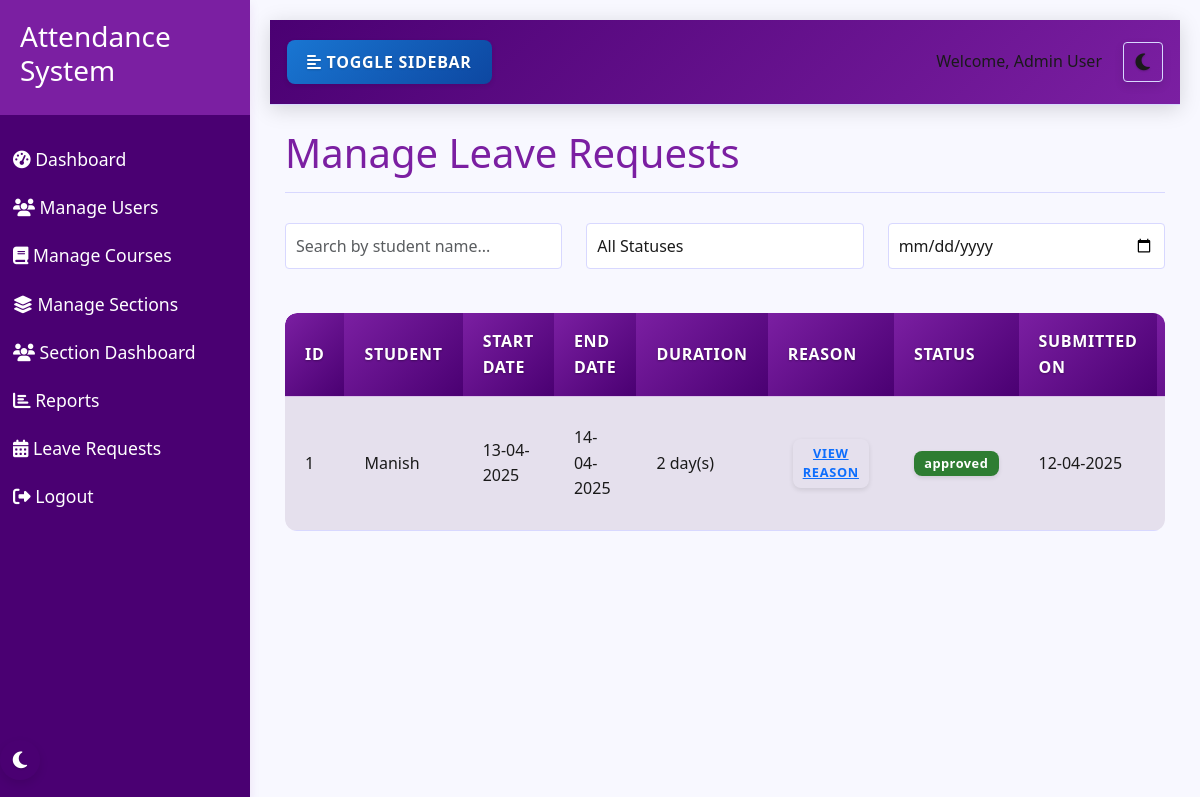
The page /admin/leaves (signed in) on the database its author committed.
### models.py (models this page shows, shortened)
class User(db.Model, UserMixin):
    id = db.Column(db.Integer, primary_key=True)
    name = db.Column(db.String(100), nullable=False)
    email = db.Column(db.String(100), unique=True, nullable=False)
    password = db.Column(db.String(200), nullable=False)
    role = db.Column(db.String(20), nullable=False)  # 'admin', 'faculty', 'student'
    department = db.Column(db.String(100), nullable=True)
    profile_pic = db.Column(db.String(200), nullable=True)
    created_at = db.Column(db.DateTime, default=datetime.utcnow)
    attendances = db.relationship('Attendance', foreign_keys='Attendance.user_id', backref='user', lazy=True)
    marked_attendances = db.relationship('Attendance', foreign_keys='Attendance.marked_by', backref='marked_by_user', lazy=True)
    leave_requests = db.relationship('LeaveRequest', foreign_keys='LeaveRequest.user_id', backref='user', lazy=True)
    approved_leaves = db.relationship('LeaveRequest', foreign_keys='LeaveRequest.approved_by', backref='approved_by_user', lazy=True)
    student_sections = db.relationship('Section', secondary=section_students, backref=db.backref('students', lazy='dynamic'))
    teacher_sections = db.relationship('Section', secondary=section_teachers, backref=db.backref('teachers', lazy='dynamic'))

class LeaveRequest(db.Model):
    id = db.Column(db.Integer, primary_key=True)
    user_id = db.Column(db.Integer, db.ForeignKey('user.id'), nullable=False)
    start_date = db.Column(db.Date, nullable=False)
    end_date = db.Column(db.Date, nullable=False)
    reason = db.Column(db.Text, nullable=False)
    status = db.Column(db.String(20), default='pending')  # 'pending', 'approved', 'rejected'
    approved_by = db.Column(db.Integer, db.ForeignKey('user.id'), nullable=True)
    created_at = db.Column(db.DateTime, default=datetime.utcnow)

### routes/admin.py (the view)
@admin_bp.route('/leaves')
@login_required
def manage_leaves():
    if current_user.role != 'admin':
        flash('Access denied. Admin privileges required.', 'danger')
        return redirect(url_for('index'))
    leave_requests = LeaveRequest.query.order_by(LeaveRequest.created_at.desc()).all()
    return render_template('admin/manage_leaves.html', leave_requests=leave_requests)

### app.py (called while the page is built)
@login_manager.user_loader
def load_user(user_id):
    return User.query.get(int(user_id))

### templates/admin/manage_leaves.html (shortened to what this page needs)
{% extends 'base.html' %}
{% block content %}
<div class="manage-leaves">
    <div class="page-header">
        <h1>Manage Leave Requests</h1>
    </div>
    <div class="leave-filters mb-4">
        <div class="row">
            <div class="col-md-4">
                <div class="form-group">
                    <input type="text" id="leaveSearch" class="form-control" placeholder="Search by student name...">
                </div>
            </div>
            <div class="col-md-4">
                <div class="form-group">
                    <select id="statusFilter" class="form-control">
                        <option value="all">All Statuses</option>
                    </select>
                </div>
            </div>
            <div class="col-md-4">
                <div class="form-group">
                    <input type="date" id="dateFilter" class="form-control" placeholder="Filter by date">
                </div>
            </div>
        </div>
    </div>
    <div class="table-responsive">
        <table class="table table-striped" id="leavesTable">
            <thead>
                <tr>
                    <th>ID</th>
                    <th>Student</th>
                    <th>Start Date</th>
                    <th>End Date</th>
                    <th>Duration</th>
                    <th>Reason</th>
                    <th>Status</th>
                    <th>Submitted On</th>
                    <th>Actions</th>
                </tr>
            </thead>
            <tbody>
                {% for leave in leave_requests %}
                <tr data-status="{{ leave.status }}">
                    <td>{{ leave.id }}</td>
                    <td>{{ leave.user.name }}</td>
                    <td>{{ leave.start_date.strftime('%d-%m-%Y') }}</td>
                    <td>{{ leave.end_date.strftime('%d-%m-%Y') }}</td>
                    <td>{{ (leave.end_date - leave.start_date).days + 1 }} day(s)</td>
                    <td>
                        <button class="btn btn-sm btn-link view-reason" data-reason="{{ leave.reason }}">
                            View Reason
                        </button>
                    </td>
                    <td>
                        <span class="badge {% if leave.status == 'approved' %}badge-success{% elif leave.status == 'rejected' %}badge-danger{% else %}badge-warning{% endif %}">
                            {{ leave.status }}
                        </span>
                    </td>
                    <td>{{ leave.created_at.strftime('%d-%m-%Y') }}</td>
                    <td>
                    </td>
                </tr>
                {% endfor %}
            </tbody>
        </table>
    </div>
</div>
{% endblock %}

### templates/base.html (shortened to what this page needs)
<!DOCTYPE html>
<html lang="en">
<head>
    <link rel="stylesheet" href="https://cdn.jsdelivr.net/npm/bootstrap@5.3.0/dist/css/bootstrap.min.css">
    <link rel="stylesheet" href="{{ url_for('static', filename='css/style.css') }}">
    <link rel="stylesheet" href="{{ url_for('static', filename='css/themes.css') }}">
    <link rel="stylesheet" href="{{ url_for('static', filename='css/dark-mode-fixes.css') }}">
    <link rel="stylesheet" href="{{ url_for('static', filename='css/button-fixes.css') }}">
    <link rel="stylesheet" href="{{ url_for('static', filename='css/table-fixes.css') }}">
    <link rel="stylesheet" href="https://cdnjs.cloudflare.com/ajax/libs/font-awesome/6.4.0/css/all.min.css">
</head>
<body>
    <div class="wrapper">
        {% if current_user.is_authenticated %}
        <nav class="sidebar">
            <div class="sidebar-header">
                <h3>Attendance System</h3>
            </div>
            <ul class="list-unstyled components">
                {% if current_user.role == 'admin' %}
                <li>
                    <a href="{{ url_for('admin.dashboard') }}"><i class="fas fa-tachometer-alt"></i> Dashboard</a>
                </li>
                <li>
                    <a href="{{ url_for('admin.manage_users') }}"><i class="fas fa-users"></i> Manage Users</a>
                </li>
                <li>
                    <a href="{{ url_for('admin.manage_courses') }}"><i class="fas fa-book"></i> Manage Courses</a>
                </li>
                <li>
                    <a href="{{ url_for('admin.manage_sections') }}"><i class="fas fa-layer-group"></i> Manage Sections</a>
                </li>
                <li>
                    <a href="{{ url_for('section.dashboard') }}"><i class="fas fa-users"></i> Section Dashboard</a>
                </li>
                <li>
                    <a href="{{ url_for('admin.reports') }}"><i class="fas fa-chart-bar"></i> Reports</a>
                </li>
                <li>
                    <a href="{{ url_for('admin.manage_leaves') }}"><i class="fas fa-calendar-alt"></i> Leave Requests</a>
                </li>
                {% endif %}
                <li>
                    <a href="{{ url_for('logout') }}"><i class="fas fa-sign-out-alt"></i> Logout</a>
                </li>
            </ul>
            <div class="theme-toggle">
                <button class="theme-toggle-btn" aria-label="Toggle Dark Mode">
                </button>
            </div>
        </nav>
        {% endif %}
        <div id="content" class="{% if current_user.is_authenticated %}with-sidebar{% endif %}">
            {% if current_user.is_authenticated %}
            <nav class="navbar navbar-expand-lg navbar-light bg-light">
                <div class="container-fluid">
                    <button type="button" id="sidebarCollapse" class="btn btn-info">
                        <i class="fas fa-align-left"></i>
                        <span>Toggle Sidebar</span>
                    </button>
                    <div class="d-flex align-items-center">
                        <div class="user-info me-3">
                            <span>Welcome, {{ current_user.name }}</span>
                        </div>
                        <div class="theme-toggle-navbar">
                            <button class="theme-toggle-btn btn btn-sm btn-outline-secondary" aria-label="Toggle Dark Mode">
                            </button>
                        </div>
                    </div>
                </div>
            </nav>
            {% endif %}
            <div class="container mt-4">
                {% block content %}{% endblock %}
            </div>
        </div>
    </div>
</body>
</html>

### static/css/themes.css (style rules this page uses)
[data-theme="light"] { --primary-color: #7b1fa2; --primary-light: #ae52d4; --primary-dark: #4a0072; --accent-color: #ff5722; --text-light: #ffffff; --text-dark: #1a1a1a; --text-primary: #7b1fa2; --text-secondary: #5c6bc0; --background-light: #f8f8ff; --background-dark: #121212; --card-bg-light: #ffffff; --card-bg-dark: #1e1e1e; --border-color-light: #d8d8ff; --border-color-dark: #333333; --shadow-light: 0 4px 10px rgba(123, 31, 162, 0.1); --shadow-dark: 0 4px 10px rgba(0, 0, 0, 0.3); --success-color: #2e7d32; --warning-color: #f57c00; --danger-color: #d32f2f; --info-color: #1976d2; --navbar-bg: #f0e6ff; --input-bg: #ffffff; --input-text: #1a1a1a; --input-border: #d8d8ff; --modal-bg: #ffffff; --dropdown-bg: #ffffff; --dropdown-text: #1a1a1a; --dropdown-hover: #f0e6ff; --table-header-bg: #7b1fa2; --table-header-text: #ffffff; --table-stripe-bg: rgba(123, 31, 162, 0.05); --table-hover-bg: rgba(123, 31, 162, 0.1); --table-border-color: rgba(123, 31, 162, 0.2); --btn-default-bg: #f0e6ff; --btn-default-text: #1a1a1a; --btn-primary-bg: #7b1fa2; --btn-primary-text: #ffffff; --btn-secondary-bg: #5c6bc0; --btn-secondary-text: #ffffff; --btn-success-bg: #2e7d32; --btn-success-text: #ffffff; --btn-danger-bg: #d32f2f; --btn-danger-text: #ffffff; --btn-info-bg: #1976d2; --btn-info-text: #ffffff; --btn-warning-bg: #f57c00; --btn-warning-text: #ffffff; }
body { background-color: var(--background-light); color: var(--text-dark); transition: background-color 0.3s ease, color 0.3s ease; }
.navbar { background-color: var(--navbar-bg) !important; border-color: var(--border-color-light); transition: background-color 0.3s ease, border-color 0.3s ease; }
.form-control, .form-select { background-color: var(--input-bg); border-color: var(--input-border); color: var(--input-text); transition: background-color 0.3s ease, border-color 0.3s ease, color 0.3s ease; }
.table { color: var(--text-dark); transition: color 0.3s ease; }
.table td { color: var(--text-dark); }
.table th, .table td { border-color: var(--border-color-light); transition: border-color 0.3s ease; }
.table thead th { background-color: var(--table-header-bg); transition: background-color 0.3s ease; }
.table tbody tr:nth-of-type(odd) { background-color: var(--table-stripe-bg); transition: background-color 0.3s ease; }
.sidebar { background: var(--primary-dark); transition: background-color 0.3s ease; }
.sidebar .sidebar-header { background: var(--primary-color); transition: background-color 0.3s ease; }
.page-header { border-color: var(--border-color-light); transition: border-color 0.3s ease; }
.btn-info { background-color: var(--btn-info-bg); border-color: var(--btn-info-bg); color: var(--btn-info-text); }
.badge-success { background-color: var(--success-color); color: var(--text-light); }
a { color: var(--primary-color); transition: color 0.3s ease; }

### static/css/table-fixes.css (style rules this page uses)
.table { margin-bottom: 0 !important; background-color: transparent !important; font-family: 'Segoe UI', Roboto, 'Helvetica Neue', Arial, sans-serif; }
.table thead th { background: linear-gradient(135deg, var(--primary-color), var(--primary-dark)); color: var(--table-header-text); font-weight: 600; text-transform: uppercase; letter-spacing: 0.7px; padding: 16px 20px; border: none; text-shadow: 0 1px 2px rgba(0, 0, 0, 0.3); }
.table thead th:first-child { border-top-left-radius: 12px; }
.table thead th:last-child { border-top-right-radius: 12px; }
.table td { border-top: 1px solid var(--table-border-color); padding: 15px 20px; vertical-align: middle; background-color: transparent !important; font-weight: 500; }
.table tbody tr:nth-of-type(odd) { background-color: var(--table-stripe-bg); }
.table td .badge { padding: 0.5em 0.8em; font-weight: 600; letter-spacing: 0.5px; }
.table-responsive { border-radius: 12px; overflow: hidden; }

### rows shown on the page
User: name "Admin User"
LeaveRequest: id "1", user.name "Manish", start_date "13-04-2025", end_date "14-04-2025", (leave.end_date-leave.start_date).days+1 "2", status "approved", created_at "12-04-2025"
